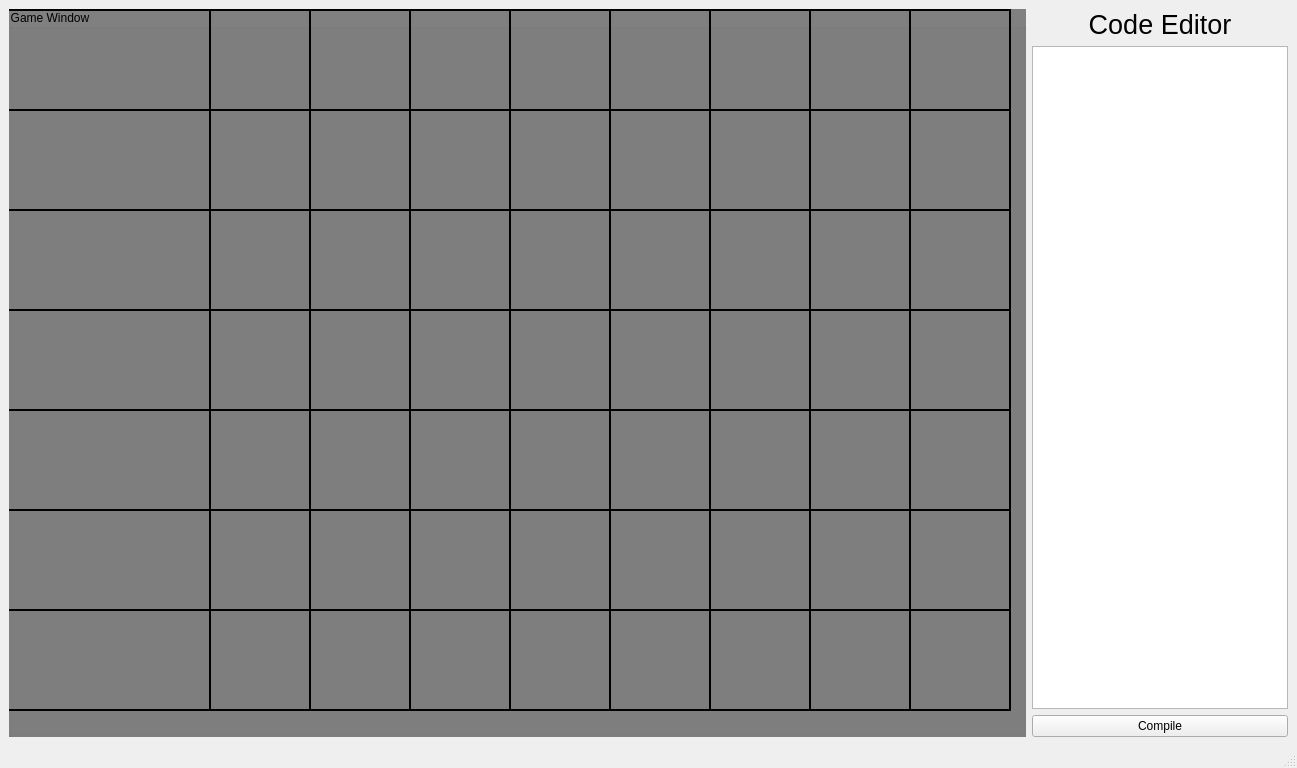
<?xml version="1.0" encoding="UTF-8"?>
<ui version="4.0">
 <class>MainWindow</class>
 <widget class="QMainWindow" name="MainWindow">
  <property name="geometry">
   <rect>
    <x>0</x>
    <y>0</y>
    <width>1297</width>
    <height>768</height>
   </rect>
  </property>
  <property name="windowTitle">
   <string>MainWindow</string>
  </property>
  <widget class="QWidget" name="centralwidget">
   <layout class="QVBoxLayout" name="verticalLayout">
    <item>
     <layout class="QHBoxLayout" name="horizontalLayout_Main">
      <item>
       <widget class="QGroupBox" name="GameArea">
        <property name="sizePolicy">
         <sizepolicy hsizetype="Expanding" vsizetype="Preferred">
          <horstretch>0</horstretch>
          <verstretch>0</verstretch>
         </sizepolicy>
        </property>
        <property name="styleSheet">
         <string notr="true">background-color:grey;</string>
        </property>
        <property name="title">
         <string>Game Window</string>
        </property>
        <widget class="QLabel" name="static_label_border">
         <property name="geometry">
          <rect>
           <x>0</x>
           <y>700</y>
           <width>1000</width>
           <height>2</height>
          </rect>
         </property>
         <property name="maximumSize">
          <size>
           <width>16777215</width>
           <height>16777215</height>
          </size>
         </property>
         <property name="styleSheet">
          <string notr="true">background-color: black;</string>
         </property>
         <property name="text">
          <string/>
         </property>
        </widget>
        <widget class="QLabel" name="static_label_border_1">
         <property name="geometry">
          <rect>
           <x>0</x>
           <y>600</y>
           <width>1000</width>
           <height>2</height>
          </rect>
         </property>
         <property name="maximumSize">
          <size>
           <width>16777215</width>
           <height>16777215</height>
          </size>
         </property>
         <property name="styleSheet">
          <string notr="true">background-color: black;</string>
         </property>
         <property name="text">
          <string/>
         </property>
        </widget>
        <widget class="QLabel" name="static_label_border_2">
         <property name="geometry">
          <rect>
           <x>0</x>
           <y>500</y>
           <width>1000</width>
           <height>2</height>
          </rect>
         </property>
         <property name="maximumSize">
          <size>
           <width>16777215</width>
           <height>16777215</height>
          </size>
         </property>
         <property name="styleSheet">
          <string notr="true">background-color: black;</string>
         </property>
         <property name="text">
          <string/>
         </property>
        </widget>
        <widget class="QLabel" name="static_label_border_3">
         <property name="geometry">
          <rect>
           <x>0</x>
           <y>400</y>
           <width>1000</width>
           <height>2</height>
          </rect>
         </property>
         <property name="maximumSize">
          <size>
           <width>16777215</width>
           <height>16777215</height>
          </size>
         </property>
         <property name="styleSheet">
          <string notr="true">background-color: black;</string>
         </property>
         <property name="text">
          <string/>
         </property>
        </widget>
        <widget class="QLabel" name="static_label_border_4">
         <property name="geometry">
          <rect>
           <x>0</x>
           <y>300</y>
           <width>1000</width>
           <height>2</height>
          </rect>
         </property>
         <property name="maximumSize">
          <size>
           <width>16777215</width>
           <height>16777215</height>
          </size>
         </property>
         <property name="styleSheet">
          <string notr="true">background-color: black;</string>
         </property>
         <property name="text">
          <string/>
         </property>
        </widget>
        <widget class="QLabel" name="static_label_border_5">
         <property name="geometry">
          <rect>
           <x>0</x>
           <y>200</y>
           <width>1000</width>
           <height>2</height>
          </rect>
         </property>
         <property name="maximumSize">
          <size>
           <width>16777215</width>
           <height>16777215</height>
          </size>
         </property>
         <property name="styleSheet">
          <string notr="true">background-color: black;</string>
         </property>
         <property name="text">
          <string/>
         </property>
        </widget>
        <widget class="QLabel" name="static_label_border_6">
         <property name="geometry">
          <rect>
           <x>0</x>
           <y>100</y>
           <width>1000</width>
           <height>2</height>
          </rect>
         </property>
         <property name="maximumSize">
          <size>
           <width>16777215</width>
           <height>16777215</height>
          </size>
         </property>
         <property name="styleSheet">
          <string notr="true">background-color: black;</string>
         </property>
         <property name="text">
          <string/>
         </property>
        </widget>
        <widget class="QLabel" name="static_label_border_7">
         <property name="geometry">
          <rect>
           <x>0</x>
           <y>0</y>
           <width>1000</width>
           <height>2</height>
          </rect>
         </property>
         <property name="maximumSize">
          <size>
           <width>16777215</width>
           <height>16777215</height>
          </size>
         </property>
         <property name="styleSheet">
          <string notr="true">background-color: black;</string>
         </property>
         <property name="text">
          <string/>
         </property>
        </widget>
        <widget class="QLabel" name="static_label_border_8">
         <property name="geometry">
          <rect>
           <x>200</x>
           <y>0</y>
           <width>2</width>
           <height>700</height>
          </rect>
         </property>
         <property name="maximumSize">
          <size>
           <width>16777215</width>
           <height>16777215</height>
          </size>
         </property>
         <property name="styleSheet">
          <string notr="true">background-color: black;</string>
         </property>
         <property name="text">
          <string/>
         </property>
        </widget>
        <widget class="QLabel" name="static_label_border_9">
         <property name="geometry">
          <rect>
           <x>300</x>
           <y>0</y>
           <width>2</width>
           <height>700</height>
          </rect>
         </property>
         <property name="maximumSize">
          <size>
           <width>16777215</width>
           <height>16777215</height>
          </size>
         </property>
         <property name="styleSheet">
          <string notr="true">background-color: black;</string>
         </property>
         <property name="text">
          <string/>
         </property>
        </widget>
        <widget class="QLabel" name="static_label_border_10">
         <property name="geometry">
          <rect>
           <x>400</x>
           <y>0</y>
           <width>2</width>
           <height>700</height>
          </rect>
         </property>
         <property name="maximumSize">
          <size>
           <width>16777215</width>
           <height>16777215</height>
          </size>
         </property>
         <property name="styleSheet">
          <string notr="true">background-color: black;</string>
         </property>
         <property name="text">
          <string/>
         </property>
        </widget>
        <widget class="QLabel" name="static_label_border_11">
         <property name="geometry">
          <rect>
           <x>500</x>
           <y>0</y>
           <width>2</width>
           <height>700</height>
          </rect>
         </property>
         <property name="maximumSize">
          <size>
           <width>16777215</width>
           <height>16777215</height>
          </size>
         </property>
         <property name="styleSheet">
          <string notr="true">background-color: black;</string>
         </property>
         <property name="text">
          <string/>
         </property>
        </widget>
        <widget class="QLabel" name="static_label_border_12">
         <property name="geometry">
          <rect>
           <x>600</x>
           <y>0</y>
           <width>2</width>
           <height>700</height>
          </rect>
         </property>
         <property name="maximumSize">
          <size>
           <width>16777215</width>
           <height>16777215</height>
          </size>
         </property>
         <property name="styleSheet">
          <string notr="true">background-color: black;</string>
         </property>
         <property name="text">
          <string/>
         </property>
        </widget>
        <widget class="QLabel" name="static_label_border_13">
         <property name="geometry">
          <rect>
           <x>700</x>
           <y>0</y>
           <width>2</width>
           <height>700</height>
          </rect>
         </property>
         <property name="maximumSize">
          <size>
           <width>16777215</width>
           <height>16777215</height>
          </size>
         </property>
         <property name="styleSheet">
          <string notr="true">background-color: black;</string>
         </property>
         <property name="text">
          <string/>
         </property>
        </widget>
        <widget class="QLabel" name="static_label_border_14">
         <property name="geometry">
          <rect>
           <x>800</x>
           <y>0</y>
           <width>2</width>
           <height>700</height>
          </rect>
         </property>
         <property name="maximumSize">
          <size>
           <width>16777215</width>
           <height>16777215</height>
          </size>
         </property>
         <property name="styleSheet">
          <string notr="true">background-color: black;</string>
         </property>
         <property name="text">
          <string/>
         </property>
        </widget>
        <widget class="QLabel" name="static_label_border_15">
         <property name="geometry">
          <rect>
           <x>900</x>
           <y>0</y>
           <width>2</width>
           <height>700</height>
          </rect>
         </property>
         <property name="maximumSize">
          <size>
           <width>16777215</width>
           <height>16777215</height>
          </size>
         </property>
         <property name="styleSheet">
          <string notr="true">background-color: black;</string>
         </property>
         <property name="text">
          <string/>
         </property>
        </widget>
        <widget class="QLabel" name="static_label_border_16">
         <property name="geometry">
          <rect>
           <x>1000</x>
           <y>0</y>
           <width>2</width>
           <height>702</height>
          </rect>
         </property>
         <property name="maximumSize">
          <size>
           <width>16777215</width>
           <height>16777215</height>
          </size>
         </property>
         <property name="styleSheet">
          <string notr="true">background-color: black;</string>
         </property>
         <property name="text">
          <string/>
         </property>
        </widget>
       </widget>
      </item>
      <item>
       <layout class="QVBoxLayout" name="verticalLayout_CodeArea">
        <item>
         <widget class="QLabel" name="static_label_CodeArea">
          <property name="sizePolicy">
           <sizepolicy hsizetype="Preferred" vsizetype="Maximum">
            <horstretch>0</horstretch>
            <verstretch>0</verstretch>
           </sizepolicy>
          </property>
          <property name="font">
           <font>
            <pointsize>20</pointsize>
           </font>
          </property>
          <property name="text">
           <string>Code Editor</string>
          </property>
          <property name="alignment">
           <set>Qt::AlignmentFlag::AlignCenter</set>
          </property>
          <property name="wordWrap">
           <bool>true</bool>
          </property>
         </widget>
        </item>
        <item>
         <widget class="QTextEdit" name="CodeText">
          <property name="sizePolicy">
           <sizepolicy hsizetype="Preferred" vsizetype="Preferred">
            <horstretch>0</horstretch>
            <verstretch>0</verstretch>
           </sizepolicy>
          </property>
         </widget>
        </item>
        <item>
         <widget class="QPushButton" name="pushButton_Compile">
          <property name="text">
           <string>Compile</string>
          </property>
         </widget>
        </item>
       </layout>
      </item>
     </layout>
    </item>
   </layout>
  </widget>
  <widget class="QMenuBar" name="menubar">
   <property name="geometry">
    <rect>
     <x>0</x>
     <y>0</y>
     <width>1297</width>
     <height>21</height>
    </rect>
   </property>
  </widget>
  <widget class="QStatusBar" name="statusbar"/>
 </widget>
 <resources/>
 <connections/>
</ui>
